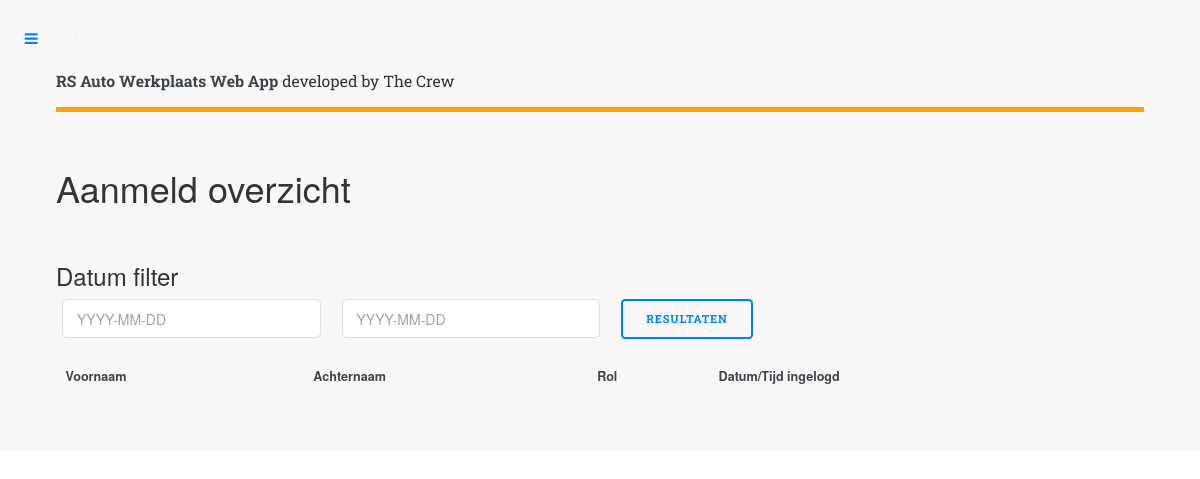
Before: /overview_logs.php with the older database file.
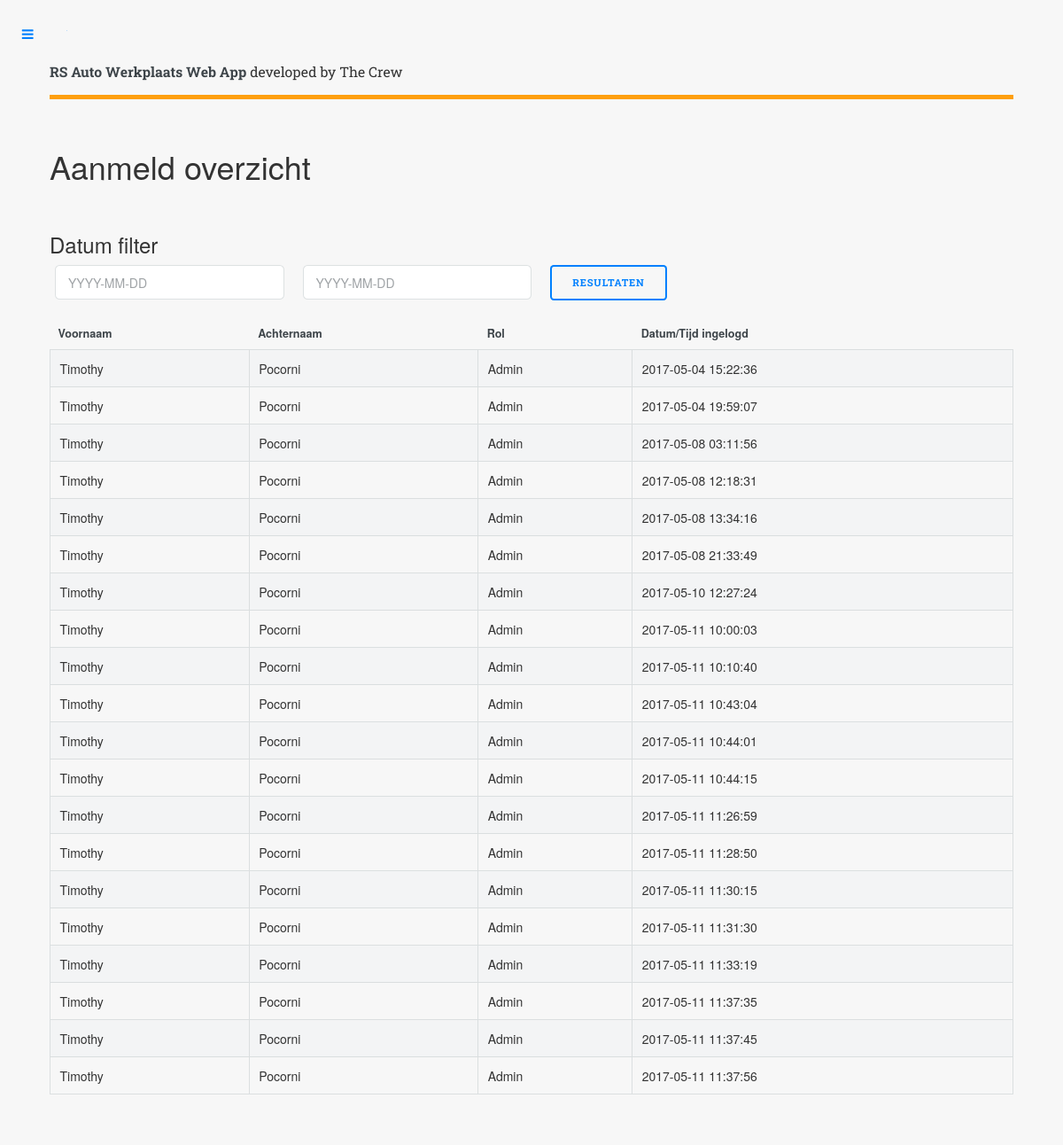
After: the same page with the newer database file.
### tables this page shows
CREATE TABLE `logs` (
  `id` int(11) NOT NULL AUTO_INCREMENT,
  `user_id` int(11) NOT NULL,
  `created_at` timestamp NULL DEFAULT NULL,
  PRIMARY KEY (`id`)
);

CREATE TABLE `users` (
  `id` int(11) NOT NULL AUTO_INCREMENT,
  `user_role_id` int(11) NOT NULL,
  `firstname` varchar(255) NOT NULL,
  `lastname` varchar(255) NOT NULL,
  `address` varchar(255) NOT NULL,
  `email` varchar(255) NOT NULL,
  `phone` varchar(255) NOT NULL,
  `image` varchar(255) NOT NULL DEFAULT '0',
  `password` varchar(255) NOT NULL,
  `created_at` timestamp NOT NULL DEFAULT CURRENT_TIMESTAMP,
  PRIMARY KEY (`id`)
);

CREATE TABLE `user_roles` (
  `id` int(11) NOT NULL AUTO_INCREMENT,
  `level` int(11) NOT NULL DEFAULT '3',
  `role` varchar(45) NOT NULL,
  `created_at` timestamp NOT NULL DEFAULT CURRENT_TIMESTAMP,
  PRIMARY KEY (`id`)
);

### overview_logs.php (the view, shortened to what this page needs)
<?php
	require 'includes/head.php';
	require 'backend/db.php';
?>
<div id="wrapper">
		<div id="main">
			<div class="inner">
					<?php
						require 'includes/header.php';
					?>
					<section>
						<header class="main">
							<h1>Aanmeld overzicht</h1>
						</header>
						<div class="row 200%">
							<div class="12u 12u$(medium)">
								<h3>Datum filter</h3>
								<form method="POST" action="<?php echo $_SERVER['PHP_SELF']; ?>">
									<div class="row">
										<div class="3u 12u$(xsmall)">
											<input name="date1" class="datepicker" value="" placeholder="YYYY-MM-DD" type="text">
										</div>
										<div class="3u 12u$(xsmall)">
											<input name="date2" class="datepicker" value="" placeholder="YYYY-MM-DD" type="text">
										</div>
										<div class="1u 12u$(xsmall)">
											<button class="button" name="date_range" type="submit">Resultaten</button>
										</div>
									</div>
								</form>
								<div class="table-wrapper" style="display: <?php echo $style; ?>">
									<table class="alt">
										<thead>
											<tr>
												<th>Voornaam</th>
												<th>Achternaam</th>
												<th>Rol</th>
												<th>Datum/Tijd ingelogd</th>
											</tr>
										</thead>
										<tbody>
								<?php
									if(isset($_POST['date_range'])) {
										$date1 = $_POST['date1'];
										$date2 = $_POST['date2'];
										$sql = "SELECT logs.user_id, logs.created_at AS logged_in_at, users.*, user_roles.* FROM logs INNER JOIN users ON users.id = logs.user_id
											INNER JOIN user_roles ON users.user_role_id = user_roles.id WHERE logs.created_at BETWEEN '$date1' AND '$date2'";
										$query = $conn->query($sql);
										while ($result = $query->fetch_assoc()) {
											$firstname = $result['firstname'];
											$lastname = $result['lastname'];
											$role = ucfirst($result['role']);
											$created_at = $result['logged_in_at'];
								?>
											<tr>
												<td><?php echo $firstname; ?></td>
												<td><?php echo $lastname; ?></td>
												<td><?php echo $role; ?></td>
												<td><?php echo $created_at; ?></td>
											</tr>
								<?php
										}
									} else {
										$sql = "SELECT logs.user_id, logs.created_at AS logged_in_at, users.*, user_roles.* FROM logs
										INNER JOIN users ON users.id = logs.user_id
										INNER JOIN user_roles ON users.user_role_id = user_roles.id";
										$query = $conn->query($sql);
										while ($result = $query->fetch_assoc()) {
											$firstname = $result['firstname'];
											$lastname = $result['lastname'];
											$role = ucfirst($result['role']);
											$created_at = $result['logged_in_at'];
								?>
											<tr>
												<td><?php echo $firstname; ?></td>
												<td><?php echo $lastname; ?></td>
												<td><?php echo $role; ?></td>
												<td><?php echo $created_at; ?></td>
											</tr>
								<?php
											}
									}
								?>
										</tbody>
									</table>
								</div>
							</div>
						</div>
					</section>
			</div>
		</div>
</div>
<?php
	require 'includes/foot.php';
?>

Changed rows visible on the page:
added logs: user.firstname "Timothy", user.lastname "Pocorni", user_roles.role "Admin", created_at "2017-05-04 15:22:36"
added logs: user.firstname "Timothy", user.lastname "Pocorni", user_roles.role "Admin", created_at "2017-05-04 19:59:07"
added logs: user.firstname "Timothy", user.lastname "Pocorni", user_roles.role "Admin", created_at "2017-05-08 03:11:56"
added logs: user.firstname "Timothy", user.lastname "Pocorni", user_roles.role "Admin", created_at "2017-05-08 12:18:31"
added logs: user.firstname "Timothy", user.lastname "Pocorni", user_roles.role "Admin", created_at "2017-05-08 13:34:16"
added logs: user.firstname "Timothy", user.lastname "Pocorni", user_roles.role "Admin", created_at "2017-05-08 21:33:49"
added logs: user.firstname "Timothy", user.lastname "Pocorni", user_roles.role "Admin", created_at "2017-05-10 12:27:24"
added logs: user.firstname "Timothy", user.lastname "Pocorni", user_roles.role "Admin", created_at "2017-05-11 10:00:03"
added logs: user.firstname "Timothy", user.lastname "Pocorni", user_roles.role "Admin", created_at "2017-05-11 10:10:40"
added logs: user.firstname "Timothy", user.lastname "Pocorni", user_roles.role "Admin", created_at "2017-05-11 10:43:04"
added logs: user.firstname "Timothy", user.lastname "Pocorni", user_roles.role "Admin", created_at "2017-05-11 10:44:01"
added logs: user.firstname "Timothy", user.lastname "Pocorni", user_roles.role "Admin", created_at "2017-05-11 10:44:15"
added logs: user.firstname "Timothy", user.lastname "Pocorni", user_roles.role "Admin", created_at "2017-05-11 11:26:59"
added logs: user.firstname "Timothy", user.lastname "Pocorni", user_roles.role "Admin", created_at "2017-05-11 11:28:50"
added logs: user.firstname "Timothy", user.lastname "Pocorni", user_roles.role "Admin", created_at "2017-05-11 11:30:15"
added logs: user.firstname "Timothy", user.lastname "Pocorni", user_roles.role "Admin", created_at "2017-05-11 11:31:30"
added logs: user.firstname "Timothy", user.lastname "Pocorni", user_roles.role "Admin", created_at "2017-05-11 11:33:19"
added logs: user.firstname "Timothy", user.lastname "Pocorni", user_roles.role "Admin", created_at "2017-05-11 11:37:35"
added logs: user.firstname "Timothy", user.lastname "Pocorni", user_roles.role "Admin", created_at "2017-05-11 11:37:45"
added logs: user.firstname "Timothy", user.lastname "Pocorni", user_roles.role "Admin", created_at "2017-05-11 11:37:56"
